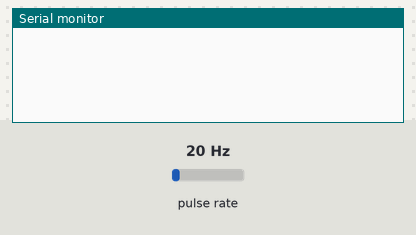
This sketch was run on a simulated Arduino Uno, built with avr-gcc and run on an emulated ATmega328P. Shown: the last lines printed to the serial monitor. Wiring (inferred from the names in the program): pulse sensor: data A0. Inputs (shaded band) come from the test bench; at power-on: pulse rate 20 Hz. No radio packets arrive unless stated.

Above: at 1.2 s.
1.3 s: pulse rate (sensor on A0) set to 4 Hz
At 3.3 s:
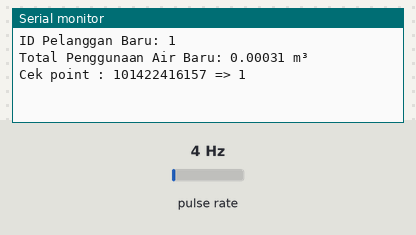
3.6 s: pulse rate (sensor on A0) set to 50 Hz
At 5.4 s:
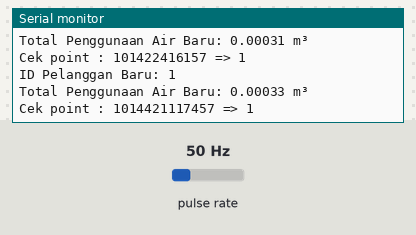
Timing chart, 0 to 6.9 s (numbered marks = the images above; inputs shaded):
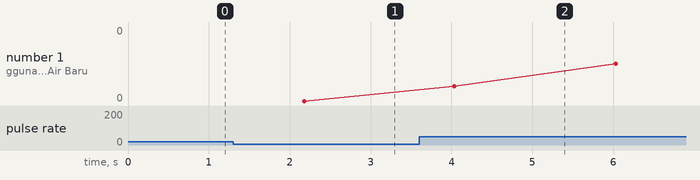

The sketch:

MODUL_1.ino
```cpp
#include <RF24.h>
#define PACKET_SIZE 6

//Konfigurasi Alamat
RF24 radio(10, 9);
const uint64_t moduleId = 0xF0F0F0F0E2LL;
const uint16_t dev_id = 1;

//Time for Sending millis
unsigned long previousMillis = 0;
const long interval = 2000;

//Konfigurasi Flow sensor
unsigned long pulseDuration = 0;
const float pulseToCubicMeters = 0.00000247;
const int sensorPin = A0;
float totalLiters = 0;

void kirimnrf() {

  // Read flow sensor data
  pulseDuration = pulseIn(sensorPin, FALLING);
  float currentLiters = pulseDuration * pulseToCubicMeters;
  totalLiters += currentLiters;

  // Data that will be sent
  const float newUserTotalUsage = totalLiters / 1000.0;

  byte newData[6];

  //Struktur data
  memcpy(&newData[0], &dev_id, sizeof(dev_id));
  memcpy(&newData[2], &newUserTotalUsage, sizeof(newUserTotalUsage));

  Serial.print("ID Pelanggan Baru: ");
  Serial.println(static_cast<uint16_t>(dev_id));
  Serial.print("Total Penggunaan Air Baru: ");
  Serial.print(newUserTotalUsage, 5); // Display 5 decimal places for precision
  Serial.println(" m³");
  Serial.print("Cek point : ");
  uint16_t cek_id;
  memcpy(&cek_id, &newData[0], sizeof(cek_id));
    for(int i =0; i<6; i++)
      Serial.print(newData[i]);
    Serial.print(" => ");
    Serial.println(cek_id);
  radio.write(&newData, PACKET_SIZE); // Send new data to Module 1
}

void setup() {
  //Set up radio Frekuensi
  radio.begin();
  radio.openWritingPipe(moduleId);
  radio.setPALevel(RF24_PA_MAX);
  radio.setDataRate(RF24_2MBPS);
  radio.setChannel(85);
  Serial.begin(115200);
}

void loop() {
  //Write data
  unsigned long currentMillis = millis();
  if (currentMillis - previousMillis >= interval) {
    kirimnrf();
    previousMillis = currentMillis;
  }
}
```

Measured:
- after the input at 1.3 s, the serial monitor: prints a new line after 0.88 s (image 1)
- after the input at 3.6 s, the serial monitor: prints a new line after 0.43 s (image 2)
- plotted number 1: 0 → 0 after the input at 3.6 s
